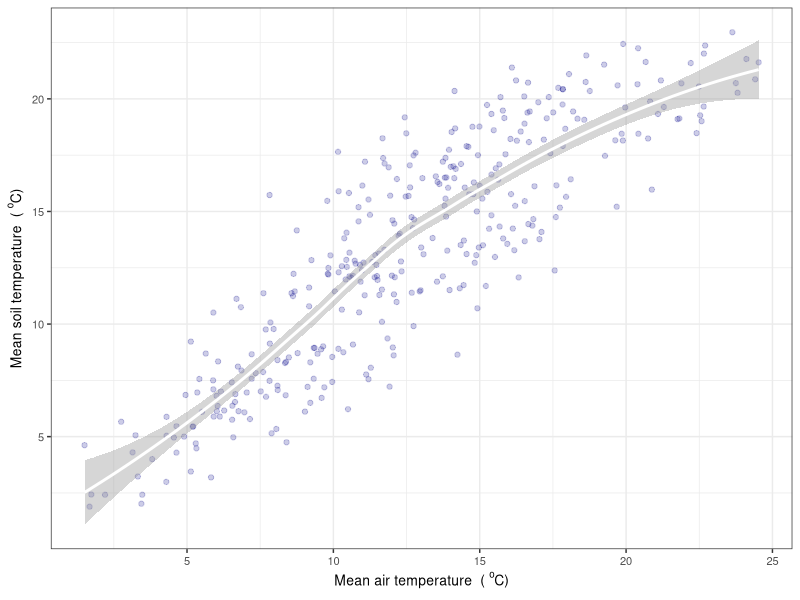
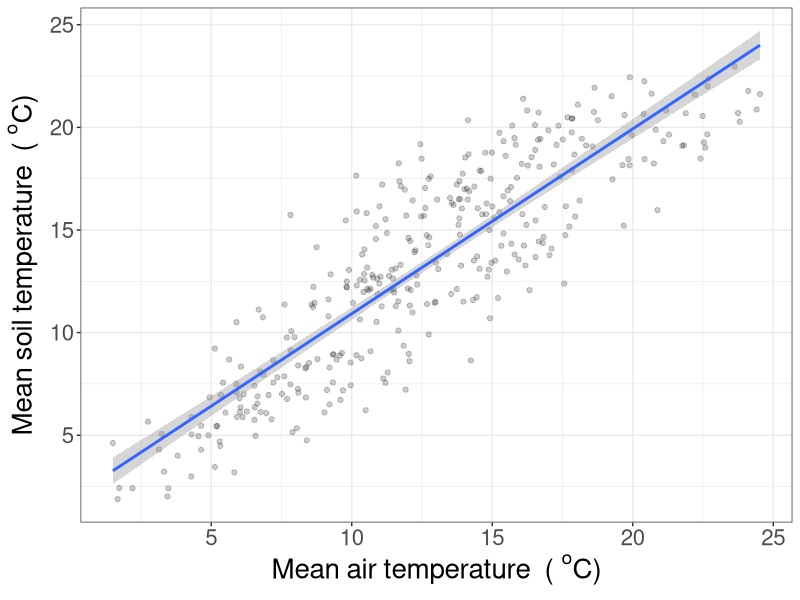

These figures' R source, in order:
## ---- chunk 1
library(tidyr)
library (dplyr)
library (ggplot2)
library (lubridate)
library (scales)
library(knitr)
## ---- chunk 2

setwd("C:\\GitHubRepos\\SubCloverPhD\\SubClover\\Iv2_SoilAirTemp")
getwd()
#read soil and Air data 
df_file <- read.table("SoilTemp.txt", header=TRUE)
df_Air <- read.table("RawWeaIv2.txt", header=TRUE)

head(df_file)
head (df_Air)
#keep this scirpt for the real weather data

str(df_Air)


## ---- chunk 3

df_S <- df_file %>%
  mutate(Date = dmy(Date)) #(need to reformat date here)

df_A <-df_Air %>%
  mutate(Date = dmy(Date)) #(need to reformat date here)
  
  str(df_S)
  str(df_A)
  
df_AS <- merge(df_S,df_A, by="Date")
head(df_AS)

## ---- chunk 4

df_AS %>%
 #  select(Date, TempSoil10mm, MeanTt)%>%
 # summarise_each(funs(mean)) %>%
  ggplot(aes(x=MeanTt, y= TempSoil10mm))  +
  geom_point(colour= "darkblue", alpha=0.2) +
  #geom_line(colour= "brown")+
  stat_smooth(level = 0.9, size = 1, colour="white") + 
  theme_bw() +
  xlab(expression(Mean~air~temperature~~"( "^"o"*"C)"))+ 
  ylab(expression(Mean~soil~temperature~~"( "^"o"*"C)"))+
  theme(text = element_text(size=10))

  # #scale_x_date(date_breaks = "3 month", 
  #                date_labels = "%B",
  #                limits = as.Date(c('2015-06-01','2017-07-07')))



## ---- chunk 5

dfW <- df_AS%>%
  mutate(Tair=MeanTt)
  #subset(Date>"2015-07-27"  & Date<"2016-03-20")

dfW%>%
 #  select(Date, TempSoil10mm, MeanTt)%>%
 # summarise_each(funs(mean)) %>%
  ggplot(aes(x=MeanTt, y= TempSoil10mm))  +
  geom_point(colour= "black", alpha=0.2) +
  #geom_line(colour= "bl")+
  #stat_smooth(level = 0.9, size = 1, colour="white") + 
   geom_smooth(method='lm',formula=y~x)+
  theme_bw() +
  xlab(expression(Mean~air~temperature~~"( "^"o"*"C)"))+ 
  ylab(expression(Mean~soil~temperature~~"( "^"o"*"C)"))+
  theme(text = element_text(size=20))
  #theme(title =  element_text(size=14))
  

  # #scale_x_date(date_breaks = "3 month", 
  #                date_labels = "%B",
  #                limits = as.Date(c('2015-06-01','2017-07-07')))



## ---- chunk 6
summary(lm(TempSoil10mm ~ MeanTt, dfW))
## ---- chunk 7

#January 

dfJanuary<-dfW%>%
 subset(Date>"2015-12-31" & Date<"2016-01-31" )
  str(dfJanuary)

  ##apply the equation:  SoilT = 1.23 + 0.94AirTemp
 dfJanuary<-dfJanuary %>%
  select(Date,TempSoil10mm, Tair)%>%
   mutate(CoeffJan=(TempSoil10mm-1.23)/Tair)
 
 dfJanuary2<-dfJanuary %>%
 dplyr::select(CoeffJan)%>%
   summarise_all(funs(mean,sd))

summary(lm(TempSoil10mm ~ Tair, dfJanuary))
## ---- chunk 8

dfFebruary<-dfW%>%
 subset(Date>"2016-01-31" & Date<"2016-03-01" )
  str(dfFebruary)

  ##apply the equation:  SoilT = 1.23 + 0.94AirTemp
 dfFebruary<-dfFebruary %>%
  select(Date,TempSoil10mm, Tair)%>%
   mutate(CoeffFeb=(TempSoil10mm-1.23)/Tair)
 
 dfFebruary2<-dfFebruary %>%
 dplyr::select(CoeffFeb)%>%
   summarise_all(funs(mean,sd))


## ---- chunk 9

dfMarch<-dfW%>%
 subset(Date>"2016-02-29" & Date<"2016-04-01" )
  str(dfMarch)

  ##apply the equation:  SoilT = 1.23 + 0.94AirTemp
dfMarch<-dfMarch %>%
  select(Date,TempSoil10mm, Tair)%>%
   mutate(CoeffMar=(TempSoil10mm-1.23)/Tair)
 
 dfMarch2<-dfMarch %>%
 dplyr::select(CoeffMar)%>%
   summarise_all(funs(mean,sd))
  




## ---- chunk 10

dfApril<-dfW%>%
 subset(Date>"2016-03-31" & Date<"2016-05-01" )
  str(dfApril)

  ##apply the equation:  SoilT = 1.23 + 0.94AirTemp
dfApril<-dfApril %>%
  select(Date,TempSoil10mm, Tair)%>%
   mutate(CoeffApr=(TempSoil10mm-1.23)/Tair)
 
 dfApril2<-dfApril %>%
 dplyr::select(CoeffApr)%>%
   summarise_all(funs(mean,sd))

## ---- chunk 11


dfMay <-dfW%>%
 subset(Date>"2016-04-30" & Date<"2016-06-01" )
  str(dfMay)

  ##apply the equation:  SoilT = 1.23 + 0.94AirTemp
dfMay<-dfMay %>%
  select(Date,TempSoil10mm, Tair)%>%
   mutate(CoeffMay=(TempSoil10mm-1.23)/Tair)
 
 dfMay2<-dfMay %>%
 dplyr::select(CoeffMay)%>%
   summarise_all(funs(mean,sd))

## ---- chunk 12

dfJune <-dfW%>%
 subset(Date>"2016-05-31" & Date<"2016-07-01" )
  str(dfJune)

  ##apply the equation:  SoilT = 1.23 + 0.94AirTemp
dfJune<-dfJune%>%
  select(Date,TempSoil10mm, Tair)%>%
   mutate(CoeffJune=(TempSoil10mm-1.23)/Tair)
 
 dfJune2<-dfJune %>%
 dplyr::select(CoeffJune)%>%
   summarise_all(funs(mean,sd))



## ---- chunk 13

dfJuly <-dfW%>%
 subset(Date>"2016-06-30" & Date<"2016-08-01" )
  str(dfJuly)

  ##apply the equation:  SoilT = 1.23 + 0.94AirTemp
dfJuly<-dfJuly%>%
  select(Date,TempSoil10mm, Tair)%>%
   mutate(CoeffJuly=(TempSoil10mm-1.23)/Tair)
 
 dfJuly2<-dfJuly %>%
 dplyr::select(CoeffJuly)%>%
   summarise_all(funs(mean,sd))



## ---- chunk 14
dfAugust <-dfW%>%
 subset(Date>"2016-07-30" & Date<"2016-09-01" )
  str(dfAugust)

  ##apply the equation:  SoilT = 1.23 + 0.94AirTemp
dfAugust<-dfAugust%>%
  select(Date,TempSoil10mm, Tair)%>%
   mutate(CoeffAug=(TempSoil10mm-1.23)/Tair)
 
 dfAugust2<-dfAugust %>%
 dplyr::select(CoeffAug)%>%
   summarise_all(funs(mean,sd))
## ---- chunk 15

dfSeptember <-dfW%>%
 subset(Date>"2016-08-31" & Date<"2016-10-01" )
  str(dfSeptember)

  ##apply the equation:  SoilT = 1.23 + 0.94AirTemp
dfSeptember<-dfSeptember%>%
  select(Date,TempSoil10mm, Tair)%>%
   mutate(CoeffSept=(TempSoil10mm-1.23)/Tair)
 
 dfSeptember2<-dfSeptember %>%
 dplyr::select(CoeffSept)%>%
   summarise_all(funs(mean,sd))

## ---- chunk 16

dfOctober <-dfW%>%
 subset(Date>"2016-09-30" & Date<"2016-11-01" )
  str(dfOctober)

  ##apply the equation:  SoilT = 1.23 + 0.94AirTemp
dfOctober<-dfOctober%>%
  select(Date,TempSoil10mm, Tair)%>%
   mutate(CoeffOct=(TempSoil10mm-1.23)/Tair)
 
 dfOctober2<-dfOctober %>%
 dplyr::select(CoeffOct)%>%
   summarise_all(funs(mean,sd))


## ---- chunk 17

dfNovember <-dfW%>%
 subset(Date>"2016-10-31" & Date<"2016-12-01" )
  str(dfNovember)

  ##apply the equation:  SoilT = 1.23 + 0.94AirTemp
dfNovember<-dfNovember%>%
  select(Date,TempSoil10mm, Tair)%>%
   mutate(CoeffNov=(TempSoil10mm-1.23)/Tair)
 
 dfNovember2<-dfNovember %>%
 dplyr::select(CoeffNov)%>%
   summarise_all(funs(mean,sd))


## ---- chunk 18
dfDecember <-dfW%>%
 subset(Date>"2016-10-31" & Date<"2016-12-01" )
  str(dfDecember)

  ##apply the equation:  SoilT = 1.23 + 0.94AirTemp
dfDecember<-dfDecember%>%
  select(Date,TempSoil10mm, Tair)%>%
   mutate(CoeffDec=(TempSoil10mm-1.23)/Tair)
 
 dfDecember2<-dfDecember %>%
 dplyr::select(CoeffDec)%>%
   summarise_all(funs(mean,sd))


## ---- chunk 19
# summary(lm(TempSoil10mm ~ MeanTt, dfJanuary))
